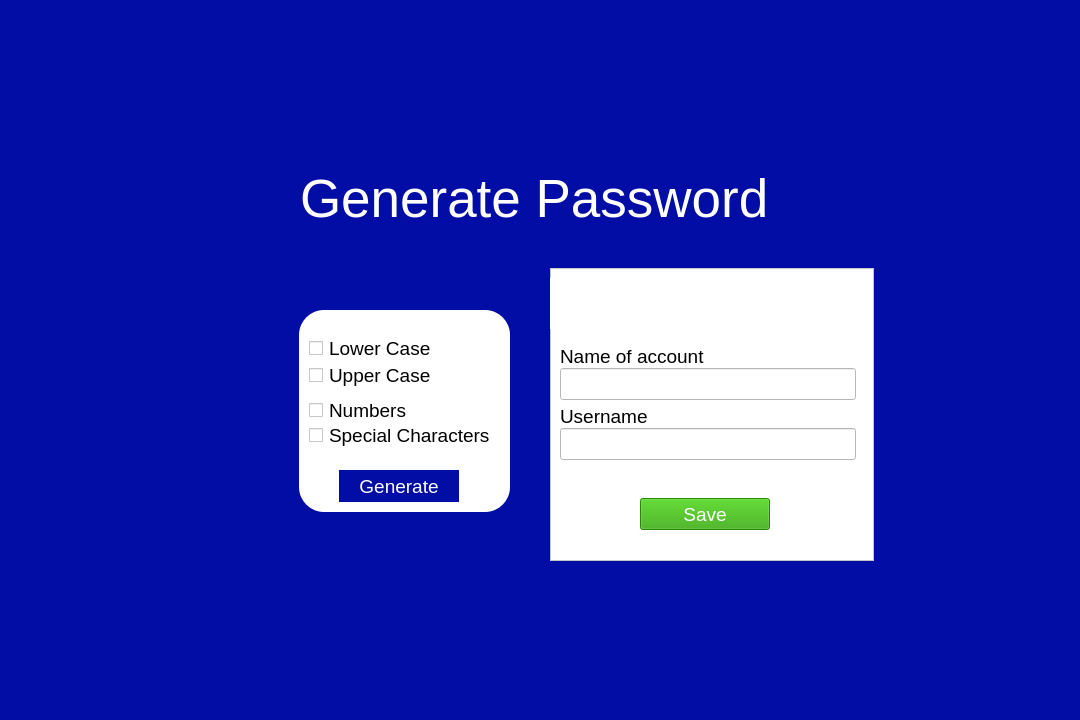
<?xml version="1.0" encoding="UTF-8"?>
<ui version="4.0">
 <class>passwordGen</class>
 <widget class="QWidget" name="passwordGen">
  <property name="geometry">
   <rect>
    <x>0</x>
    <y>0</y>
    <width>1080</width>
    <height>720</height>
   </rect>
  </property>
  <property name="minimumSize">
   <size>
    <width>1080</width>
    <height>720</height>
   </size>
  </property>
  <property name="maximumSize">
   <size>
    <width>1080</width>
    <height>720</height>
   </size>
  </property>
  <property name="baseSize">
   <size>
    <width>1080</width>
    <height>720</height>
   </size>
  </property>
  <property name="font">
   <font>
    <family>Microsoft JhengHei UI</family>
   </font>
  </property>
  <property name="windowTitle">
   <string>Generate Password</string>
  </property>
  <property name="styleSheet">
   <string notr="true">background-color: rgb(2, 13, 165);</string>
  </property>
  <widget class="QPushButton" name="genPassTab">
   <property name="enabled">
    <bool>false</bool>
   </property>
   <property name="geometry">
    <rect>
     <x>465</x>
     <y>70</y>
     <width>66</width>
     <height>66</height>
    </rect>
   </property>
   <property name="styleSheet">
    <string notr="true">border-radius: 33;</string>
   </property>
   <property name="text">
    <string/>
   </property>
   <property name="icon">
    <iconset>
     <normaloff>../images/gen password off.png</normaloff>../images/gen password off.png</iconset>
   </property>
   <property name="iconSize">
    <size>
     <width>66</width>
     <height>66</height>
    </size>
   </property>
  </widget>
  <widget class="QPushButton" name="viewAccountsTab">
   <property name="geometry">
    <rect>
     <x>550</x>
     <y>70</y>
     <width>66</width>
     <height>66</height>
    </rect>
   </property>
   <property name="cursor">
    <cursorShape>PointingHandCursor</cursorShape>
   </property>
   <property name="styleSheet">
    <string notr="true">border-radius:30;</string>
   </property>
   <property name="text">
    <string/>
   </property>
   <property name="icon">
    <iconset>
     <normaloff>../images/accounts on.png</normaloff>../images/accounts on.png</iconset>
   </property>
   <property name="iconSize">
    <size>
     <width>66</width>
     <height>66</height>
    </size>
   </property>
  </widget>
  <widget class="QLabel" name="genPassTitle">
   <property name="geometry">
    <rect>
     <x>300</x>
     <y>173</y>
     <width>491</width>
     <height>51</height>
    </rect>
   </property>
   <property name="font">
    <font>
     <family>Microsoft YaHei UI</family>
     <pointsize>40</pointsize>
    </font>
   </property>
   <property name="styleSheet">
    <string notr="true">color: rgb(255, 255, 255);</string>
   </property>
   <property name="text">
    <string>Generate Password</string>
   </property>
  </widget>
  <widget class="QFrame" name="options">
   <property name="geometry">
    <rect>
     <x>299</x>
     <y>310</y>
     <width>211</width>
     <height>202</height>
    </rect>
   </property>
   <property name="font">
    <font>
     <family>Microsoft YaHei UI</family>
     <pointsize>14</pointsize>
    </font>
   </property>
   <property name="styleSheet">
    <string notr="true">background-color: rgb(255, 255, 255);
border-radius: 25;</string>
   </property>
   <property name="frameShape">
    <enum>QFrame::StyledPanel</enum>
   </property>
   <property name="frameShadow">
    <enum>QFrame::Raised</enum>
   </property>
   <widget class="QCheckBox" name="lowerCaseCheck">
    <property name="geometry">
     <rect>
      <x>10</x>
      <y>30</y>
      <width>131</width>
      <height>17</height>
     </rect>
    </property>
    <property name="font">
     <font>
      <family>Microsoft YaHei UI</family>
      <pointsize>14</pointsize>
     </font>
    </property>
    <property name="cursor">
     <cursorShape>PointingHandCursor</cursorShape>
    </property>
    <property name="text">
     <string>Lower Case</string>
    </property>
   </widget>
   <widget class="QCheckBox" name="upperCaseCheck">
    <property name="geometry">
     <rect>
      <x>10</x>
      <y>50</y>
      <width>131</width>
      <height>31</height>
     </rect>
    </property>
    <property name="font">
     <font>
      <family>Microsoft YaHei UI</family>
      <pointsize>14</pointsize>
     </font>
    </property>
    <property name="cursor">
     <cursorShape>PointingHandCursor</cursorShape>
    </property>
    <property name="text">
     <string>Upper Case</string>
    </property>
   </widget>
   <widget class="QCheckBox" name="numbersCheck">
    <property name="geometry">
     <rect>
      <x>10</x>
      <y>90</y>
      <width>111</width>
      <height>21</height>
     </rect>
    </property>
    <property name="font">
     <font>
      <family>Microsoft YaHei UI</family>
      <pointsize>14</pointsize>
     </font>
    </property>
    <property name="cursor">
     <cursorShape>PointingHandCursor</cursorShape>
    </property>
    <property name="text">
     <string>Numbers</string>
    </property>
   </widget>
   <widget class="QCheckBox" name="specialCharsCheck">
    <property name="geometry">
     <rect>
      <x>10</x>
      <y>110</y>
      <width>191</width>
      <height>31</height>
     </rect>
    </property>
    <property name="font">
     <font>
      <family>Microsoft YaHei UI</family>
      <pointsize>14</pointsize>
     </font>
    </property>
    <property name="cursor">
     <cursorShape>PointingHandCursor</cursorShape>
    </property>
    <property name="text">
     <string>Special Characters</string>
    </property>
   </widget>
   <widget class="QPushButton" name="genBtn">
    <property name="geometry">
     <rect>
      <x>40</x>
      <y>160</y>
      <width>120</width>
      <height>32</height>
     </rect>
    </property>
    <property name="font">
     <font>
      <family>Microsoft YaHei UI</family>
      <pointsize>14</pointsize>
     </font>
    </property>
    <property name="cursor">
     <cursorShape>PointingHandCursor</cursorShape>
    </property>
    <property name="styleSheet">
     <string notr="true">color: rgb(255, 255, 255);
background-color: rgb(2, 13, 165);</string>
    </property>
    <property name="text">
     <string>Generate</string>
    </property>
   </widget>
  </widget>
  <widget class="QFrame" name="savePasswordFrame">
   <property name="geometry">
    <rect>
     <x>550</x>
     <y>268</y>
     <width>324</width>
     <height>293</height>
    </rect>
   </property>
   <property name="font">
    <font>
     <pointsize>14</pointsize>
    </font>
   </property>
   <property name="styleSheet">
    <string notr="true">background-color: rgb(255, 255, 255);</string>
   </property>
   <property name="frameShape">
    <enum>QFrame::StyledPanel</enum>
   </property>
   <property name="frameShadow">
    <enum>QFrame::Raised</enum>
   </property>
   <widget class="QLabel" name="generatedPassLabel">
    <property name="geometry">
     <rect>
      <x>0</x>
      <y>10</y>
      <width>321</width>
      <height>51</height>
     </rect>
    </property>
    <property name="font">
     <font>
      <family>Microsoft YaHei UI</family>
      <pointsize>15</pointsize>
     </font>
    </property>
    <property name="styleSheet">
     <string notr="true">color: rgb(2, 13, 165);
border:1px, red;</string>
    </property>
    <property name="text">
     <string/>
    </property>
    <property name="alignment">
     <set>Qt::AlignCenter</set>
    </property>
   </widget>
   <widget class="QLineEdit" name="nameOfAccountEdit">
    <property name="enabled">
     <bool>false</bool>
    </property>
    <property name="geometry">
     <rect>
      <x>10</x>
      <y>100</y>
      <width>296</width>
      <height>32</height>
     </rect>
    </property>
    <property name="font">
     <font>
      <family>Microsoft YaHei UI</family>
      <pointsize>14</pointsize>
     </font>
    </property>
   </widget>
   <widget class="QLabel" name="nameOfAccountLbl">
    <property name="geometry">
     <rect>
      <x>10</x>
      <y>80</y>
      <width>171</width>
      <height>16</height>
     </rect>
    </property>
    <property name="font">
     <font>
      <family>Microsoft YaHei UI</family>
      <pointsize>14</pointsize>
     </font>
    </property>
    <property name="text">
     <string>Name of account</string>
    </property>
   </widget>
   <widget class="QLabel" name="usernameLbl">
    <property name="geometry">
     <rect>
      <x>10</x>
      <y>140</y>
      <width>101</width>
      <height>16</height>
     </rect>
    </property>
    <property name="font">
     <font>
      <family>Microsoft YaHei UI</family>
      <pointsize>14</pointsize>
     </font>
    </property>
    <property name="text">
     <string>Username</string>
    </property>
   </widget>
   <widget class="QLineEdit" name="usernameEdit">
    <property name="enabled">
     <bool>false</bool>
    </property>
    <property name="geometry">
     <rect>
      <x>10</x>
      <y>160</y>
      <width>296</width>
      <height>32</height>
     </rect>
    </property>
    <property name="font">
     <font>
      <family>Microsoft YaHei UI</family>
      <pointsize>14</pointsize>
     </font>
    </property>
   </widget>
   <widget class="QPushButton" name="saveBtn">
    <property name="enabled">
     <bool>false</bool>
    </property>
    <property name="geometry">
     <rect>
      <x>90</x>
      <y>230</y>
      <width>130</width>
      <height>32</height>
     </rect>
    </property>
    <property name="font">
     <font>
      <family>Microsoft YaHei UI</family>
      <pointsize>14</pointsize>
     </font>
    </property>
    <property name="cursor">
     <cursorShape>PointingHandCursor</cursorShape>
    </property>
    <property name="styleSheet">
     <string notr="true">color: rgb(255, 255, 255);
background-color: rgb(45, 165, 2);</string>
    </property>
    <property name="text">
     <string>Save</string>
    </property>
   </widget>
  </widget>
 </widget>
 <resources/>
 <connections/>
</ui>
